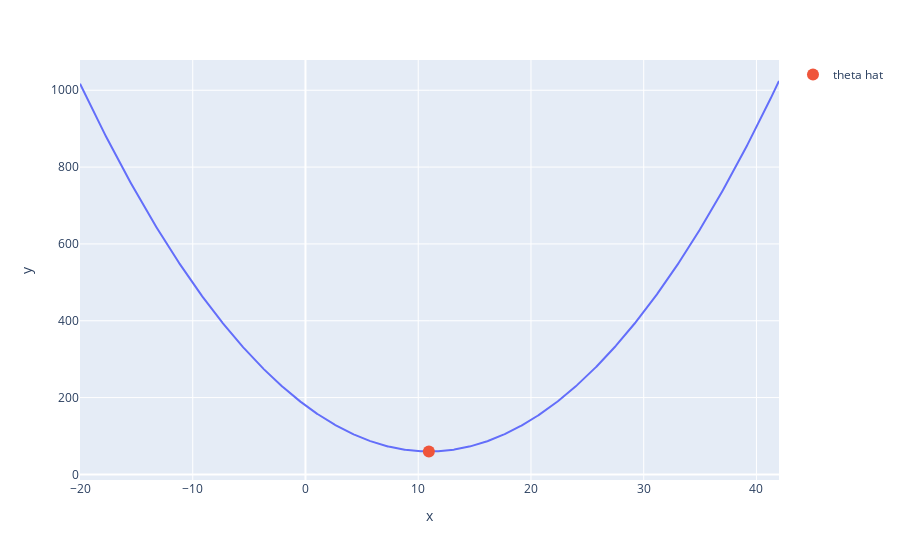
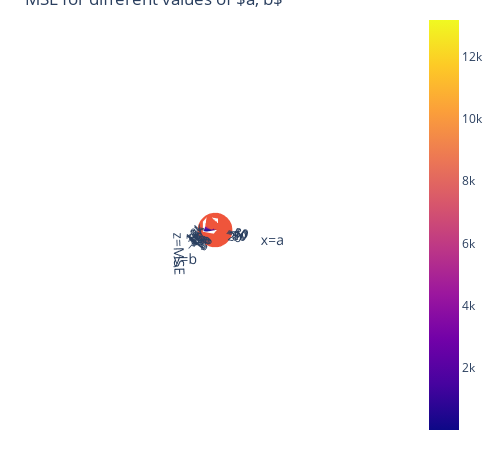

The notebook cell these images were saved under, in order:
### Markdown cell above
Plot both for lecture

### Code cell
fig_const.show()
fig_lin.show()

### Figure 1 — Plotly figure (JSON) as saved in the notebook; plotly's stock layout.template omitted (floating-point values rounded to 4 significant figures; data arrays with more than 128 entries replaced by an {"elided": "..."} marker saying what was removed)
{"data": [{"hovertemplate": "x=%{x}<br>y=%{y}<extra></extra>", "legendgroup": "", "line": {"color": "#636efa", "dash": "solid"}, "marker": {"symbol": "circle"}, "mode": "lines", "name": "", "orientation": "v", "showlegend": false, "type": "scatter", "x": {"elided": "1000 float values"}, "xaxis": "x", "y": {"elided": "1000 float values"}, "yaxis": "y"}, {"marker": {"size": 12}, "mode": "markers", "name": "theta hat", "type": "scatter", "x": [10.94], "y": [59.64]}], "layout": {"autosize": true, "legend": {"tracegroupgap": 0}, "margin": {"t": 60}, "xaxis": {"anchor": "y", "autorange": true, "domain": [0, 1], "range": [-20, 42], "title": {"text": "x"}, "type": "linear"}, "yaxis": {"anchor": "x", "autorange": true, "domain": [0, 1], "range": [-34.02, 1080.0], "title": {"text": "y"}, "type": "linear"}}}

### Figure 2 — Plotly figure (JSON) as saved in the notebook; plotly's stock layout.template omitted (floating-point values rounded to 4 significant figures; data arrays with more than 128 entries replaced by an {"elided": "..."} marker saying what was removed)
{"data": [{"name": "z=loss", "type": "surface", "x": [-80, -78.73, -77.47, -76.2, -74.94, -73.67, -72.41, -71.14, -69.87, -68.61, -67.34, -66.08, -64.81, -63.54, -62.28, -61.01, -59.75, -58.48, -57.22, -55.95, -54.68, -53.42, -52.15, -50.89, -49.62, -48.35, -47.09, -45.82, -44.56, -43.29, -42.03, -40.76, -39.49, -38.23, -36.96, -35.7, -34.43, -33.16, -31.9, -30.63, -29.37, -28.1, -26.84, -25.57, -24.3, -23.04, -21.77, -20.51, -19.24, -17.97, -16.71, -15.44, -14.18, -12.91, -11.65, -10.38, -9.114, -7.848, -6.582, -5.316, -4.051, -2.785, -1.519, -0.2532, 1.013, 2.278, 3.544, 4.81, 6.076, 7.342, 8.608, 9.873, 11.14, 12.41, 13.67, 14.94, 16.2, 17.47, 18.73, 20], "y": [-10, -9.494, -8.987, -8.481, -7.975, -7.468, -6.962, -6.456, -5.949, -5.443, -4.937, -4.43, -3.924, -3.418, -2.911, -2.405, -1.899, -1.392, -0.8861, -0.3797, 0.1266, 0.6329, 1.139, 1.646, 2.152, 2.658, 3.165, 3.671, 4.177, 4.684, 5.19, 5.696, 6.203, 6.709, 7.215, 7.722, 8.228, 8.734, 9.241, 9.747, 10.25, 10.76, 11.27, 11.77, 12.28, 12.78, 13.29, 13.8, 14.3, 14.81, 15.32, 15.82, 16.33, 16.84, 17.34, 17.85, 18.35, 18.86, 19.37, 19.87, 20.38, 20.89, 21.39, 21.9, 22.41, 22.91, 23.42, 23.92, 24.43, 24.94, 25.44, 25.95, 26.46, 26.96, 27.47, 27.97, 28.48, 28.99, 29.49, 30], "z": {"elided": "80x80 float values"}}, {"marker": {"size": 12}, "mode": "markers", "name": "theta hat", "type": "scatter3d", "x": [-44.57], "y": [23.77], "z": [18.59]}], "layout": {"autosize": false, "height": 450, "margin": {"b": 10, "l": 10, "r": 20, "t": 10}, "scene": {"aspectmode": "auto", "aspectratio": {"x": 1, "y": 1, "z": 1}, "camera": {"center": {"x": 0, "y": 0, "z": 0}, "eye": {"x": 38.09, "y": 14.97, "z": 20.64}, "projection": {"type": "perspective"}, "up": {"x": 0, "y": 0, "z": 1}}, "xaxis": {"title": {"text": "x=a"}, "type": "linear"}, "yaxis": {"title": {"text": "y=b"}, "type": "linear"}, "zaxis": {"title": {"text": "z=MSE"}, "type": "linear"}}, "title": {"text": "MSE for different values of $a, b$"}, "width": 500}}
